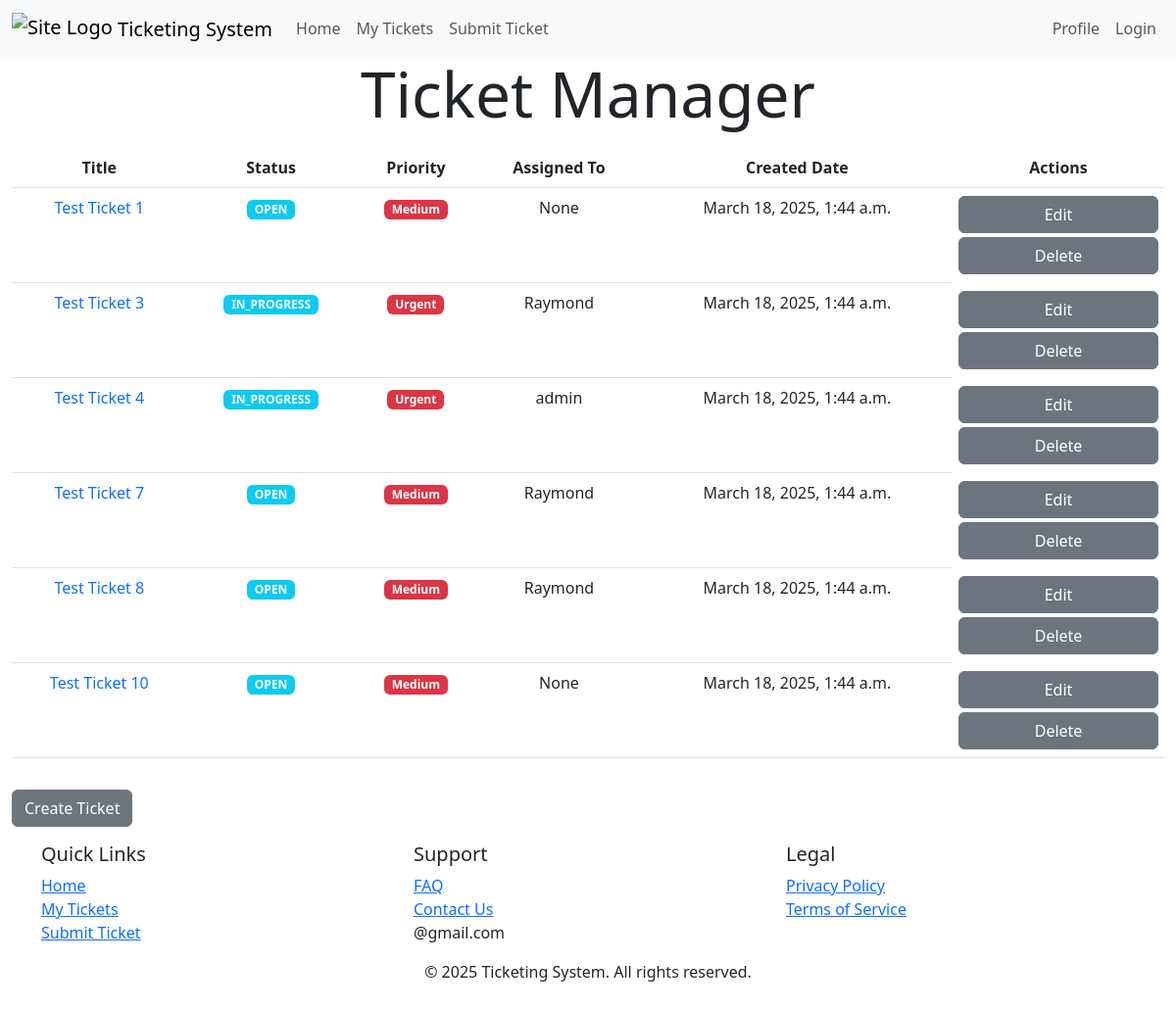
Page /ticket/management (signed in) on the committed database.
### tickets/models.py (models this page shows, shortened)
class Ticket(models.Model):
    STATUS_CHOICES=[
        ('OPEN', 'Open'),
        ('IN_PROGRESS', 'In Progress'),
        ('CLOSED', 'Closed')
    ]
    PRIORITY_CHOICES = [
        ('4', 'Low'),
        ('3', 'Medium'),
        ('2', 'High'),
        ('1', 'Urgent')
    ]
    title= models.CharField(max_length=200)
    description= models.TextField()
    created_date= models.DateTimeField(auto_now_add=True)
    modified_date= models.DateTimeField(auto_now_add=True)
    status= models.CharField(max_length=20, choices=STATUS_CHOICES, default='OPEN')
    priority= models.CharField(max_length=20, choices=PRIORITY_CHOICES, default='LOW')
    created_by = models.ForeignKey(CustomUser, on_delete=models.CASCADE, related_name='created_tickets')
    assigned_to = models.ForeignKey(CustomUser, on_delete=models.SET_NULL, null=True, blank=True, related_name='assigned_tickets')

class CustomUser(AbstractUser):
    ADMIN = 'admin'
    AGENT = 'support_agent'
    END_USER = 'end_user'
    ROLE_CHOICES = [
        (ADMIN, 'Admin'),
        (AGENT, 'Support Agent'),
        (END_USER, 'End User'),
    ]
    role = models.CharField(
        max_length=20,
        choices=ROLE_CHOICES,
        default=END_USER,
    )
    def __str__(self):
        return self.username

### tickets/views.py (the view)
# urls.py: path("ticket/management", views.ticket_management, name="management"),
@login_required
def ticket_management(request):
    tickets = Ticket.objects.filter(
        created_by = request.user
    ).order_by('created_date')
    context = {
        'user': request.user.username,
        'tickets': tickets
    }
    return render(request, "ticket_management.html", context)

### tickets/templates/ticket_management.html (shortened to what this page needs)
{% extends 'base.html' %}
{% load static %}
{% block content %}
<section class="container-fluid" id="ticket-manager">
    <div class="text-center">
        <p class="display-3">Ticket Manager</p>
    </div>
    <div class="">
        {% if tickets %}
        <table class="table table-hover">
            <thead class="thead-light">
                <tr class="text-center text-capitalize">
                    <th scope=col>Title</th>
                    <th scope=col>Status</th>
                    <th scope=col>Priority</th>
                    <th scope=col>Assigned to</th>
                    <th scope=col>Created Date</th>
                    <th scope=col>Actions</th>
                </tr>
            </thead>
            <tbody>
                {% for ticket in tickets %}
                <tr class="text-center">
                    <td><a href="#"
                        class="text-decoration-none open-ticket-modal"
                        data-bs-toggle="modal"
                        data-bs-target="#ticketDetailsModal"
                        data-title="{{ ticket.title }}"
                        data-priority="{{ ticket.get_priority_display }}"
                        data-status="{{ ticket.status }}"
                        data-assigned="{{ ticket.assigned_to }}"
                        data-date="{{ ticket.created_date }}"
                        data-description="{{ ticket.description }}">
                         {{ ticket.title }}
                     </a></td>
                    <td><span class="badge bg-info text-white">{{ ticket.status }}</span></td>
                    <td><span class="badge bg-danger text-white">{{ ticket.get_priority_display}}</span></td>
                    <td>{{ ticket.assigned_to }}</td>
                    <td>{{ ticket.created_date }}</td>
                    <td class="row g-1">
                        <a href="" class="btn btn-secondary">Edit</a>
                        <a href="" class="btn btn-secondary">Delete</a>
                    </td>
                </tr>
                {% endfor %}
            </tbody>
        </table>
        <a href="#" class="btn btn-secondary mt-3" data-bs-toggle="modal" data-bs-target="#createTicketModal">Create Ticket</a>
        {% endif %}
    </div>
</section>
{% endblock %}

### rows in the picture
Ticket: title "Test Ticket 1", status "OPEN", priority "Medium", assigned_to "None", created_date "March 18, 2025, 1:44 a.m."
Ticket: title "Test Ticket 3", status "IN_PROGRESS", priority "Urgent", assigned_to "Raymond", created_date "March 18, 2025, 1:44 a.m."
Ticket: title "Test Ticket 4", status "IN_PROGRESS", priority "Urgent", assigned_to "admin", created_date "March 18, 2025, 1:44 a.m."
Ticket: title "Test Ticket 7", status "OPEN", priority "Medium", assigned_to "Raymond", created_date "March 18, 2025, 1:44 a.m."
Ticket: title "Test Ticket 8", status "OPEN", priority "Medium", assigned_to "Raymond", created_date "March 18, 2025, 1:44 a.m."
Ticket: title "Test Ticket 10", status "OPEN", priority "Medium", assigned_to "None", created_date "March 18, 2025, 1:44 a.m."
